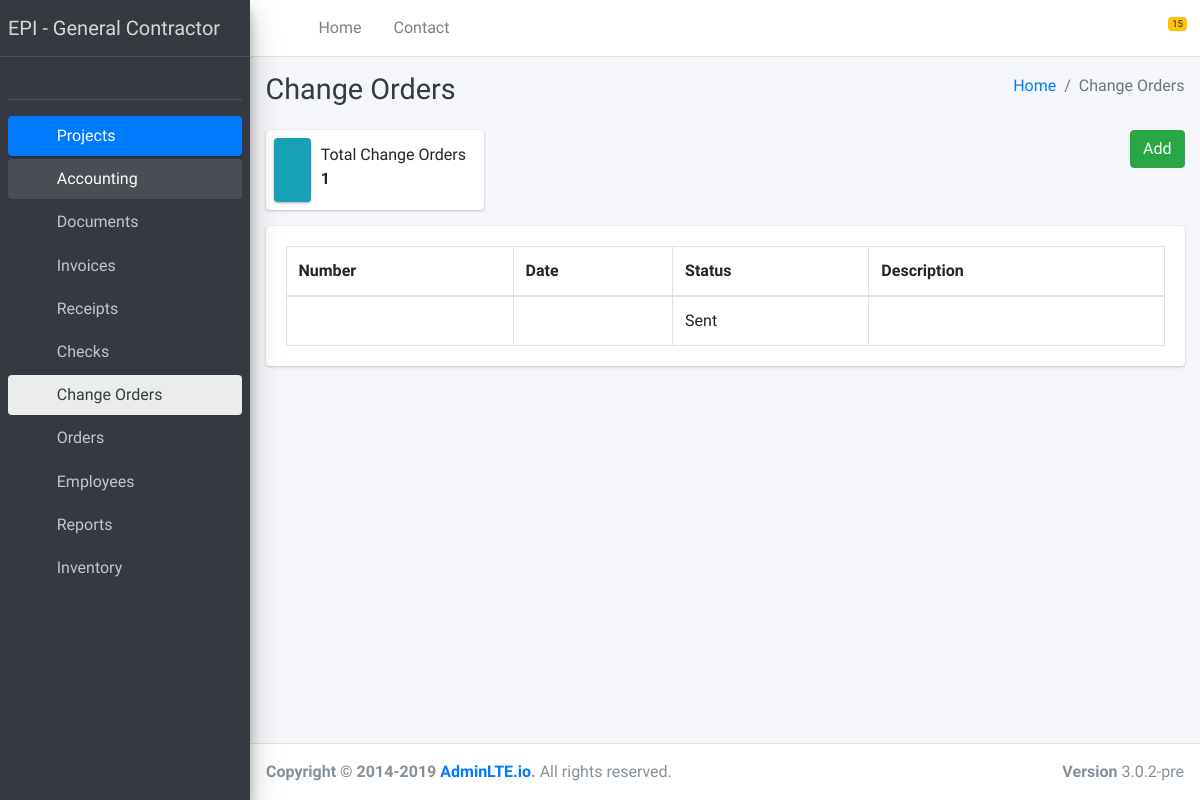
Page /change_orders/ on the earlier database version.
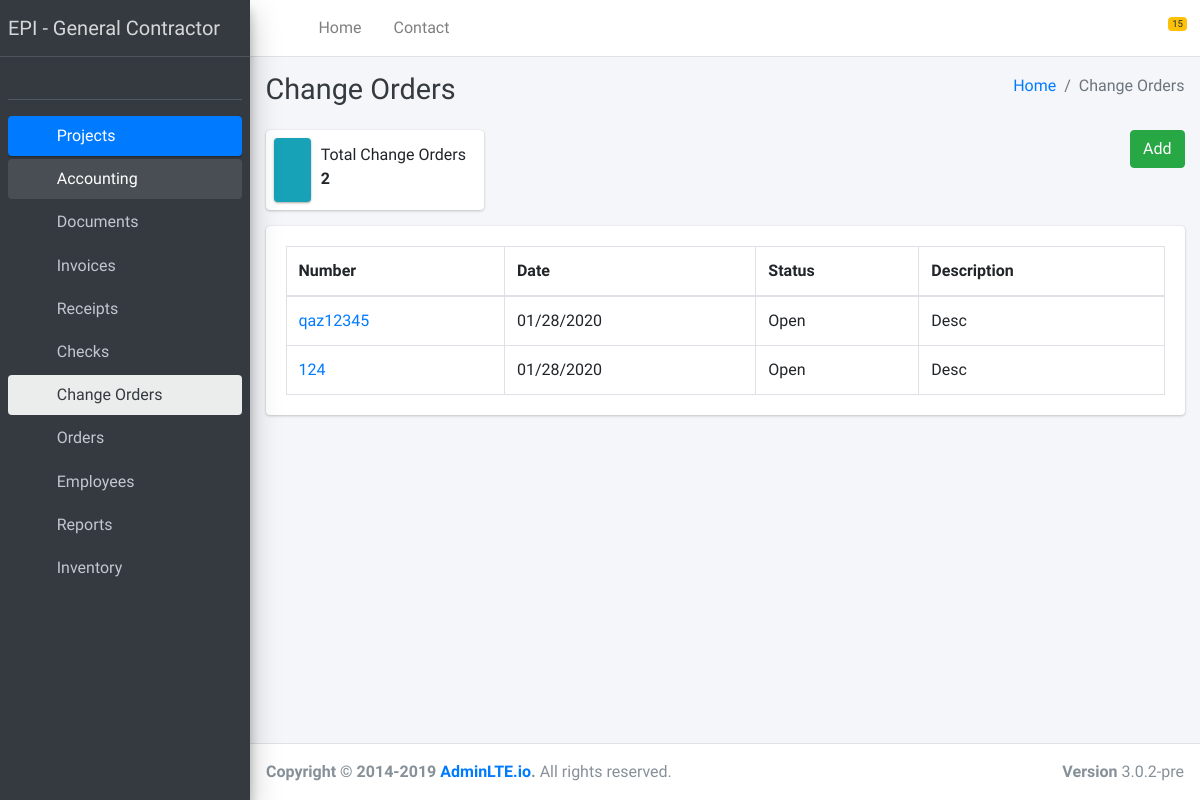
Same page on the later database version.
### change_orders/models.py (models this page shows, shortened)
class Change_order(models.Model):
    status_type = [
        ('Open', 'Open'),
        ('Sent', 'Sent'),
        ('Under Review', 'Under Review'),
        ('Approved', 'Approved'),
        ('Rejected', 'Rejected'),
        ('Canceled', 'Canceled'),
    ]
    status = models.CharField(max_length=255, choices=status_type, default='Open')
    project = models.ForeignKey(Project, models.SET_NULL, blank=True, null=True)
    document = models.ForeignKey(Document, models.SET_NULL, blank=True, null=True)
    invoice = models.ForeignKey(Invoice, models.SET_NULL, blank=True, null=True)
    created_at = models.DateTimeField(auto_now=True)
    updated_at = models.DateTimeField(auto_now_add=True)

### documents/models.py (models this page shows, shortened)
class Document(models.Model):
    number = models.CharField(max_length=255, blank=True)
    date = models.DateTimeField(blank=True)
    description = models.TextField(blank=True)
    amount = models.FloatField(blank=True, default=0)
    statuses = [
        ('Approved', 'Approved'),
        ('Cleared', 'Cleared '),
        ('Draft ', 'Draft '),
        ('In Process', 'In Process'),
        ('Paid ', 'Paid '),
        ('Pending Cancellation', 'Pending Cancellation'),
        ('Pending Review', 'Pending Review'),
        ('Rejected', 'Rejected'),
        ('Submitting ', 'Submitting '),
        ('Unpaid ', 'Unpaid '),
    ]
    status = models.CharField(max_length=255, choices=statuses, default='Pending Review')
    type = models.ForeignKey(Document_type, models.SET_NULL, blank=True, null=True)
    files = models.ManyToManyField(Files_storage)
    created_at = models.DateTimeField(auto_now=True)
    updated_at = models.DateTimeField(auto_now_add=True)

### change_orders/views.py (the view)
def index(request, template_name='change_orders/index.html'):
    list = Change_order.objects.filter()
    data = {
        'list': list
    }
    return render(request, template_name, data)

### templates/change_orders/index.html (shortened to what this page needs)
{% extends 'base.html' %}
{% load static %}
{% block content %}
  <div class="content-wrapper">
    <div class="content-header">
      <div class="container-fluid">
        <div class="row mb-2">
          <div class="col-sm-6">
            <h1 class="m-0 text-dark">Change Orders</h1>
          </div>
          <div class="col-sm-6">
            <ol class="breadcrumb float-sm-right">
              <li class="breadcrumb-item"><a href="#">Home</a></li>
              <li class="breadcrumb-item active">Change Orders</li>
            </ol>
          </div>
        </div>
      </div>
    </div>
    <section class="content">
      <div class="container-fluid">
        <div class="row">
          <div class="col-12 col-sm-6 col-md-3">
            <div class="info-box">
              <span class="info-box-icon bg-info elevation-1"><i class="far fa-money-bill-alt"></i></span>
              <div class="info-box-content">
                <span class="info-box-text">Total Change Orders</span>
                <span class="info-box-number">
                    {{ list.count }}
                </span>
              </div>
            </div>
          </div>
            <div class="col-12 col-sm-6 col-md-3 offset-md-6 text-right">
                <a href="{% url 'change_order_create' %}" class="btn btn-success">Add</a>
            </div>
        </div>
          <div class="row">
          <div class="col-12">
          <div class="card">
              <div class="card-body">
                <table id="inspection_table" class="table table-bordered table-condensed">
                  <thead>
                    <tr>
                        <th>Number</th>
                        <th>Date</th>
                        <th>Status</th>
                        <th>Description</th>
                    </tr>
                  </thead>
                  <tbody>
                    {% for item in list %}
                    <tr>
                        <td><a href="{% url 'change_order_read' item.id %}">{{ item.document.number }}</a></td>
                        <td>{{ item.document.date|date:'m/d/Y' }}</td>
                        <td>{{ item.status }}</td>
                        <td>{{ item.document.description|slice:100 }}</td>
                    </tr>
                  {% endfor %}
                  </tbody>
                </table>
              </div>
            </div>
          </div>
        </div>
      </div>
    </section>
  </div>
{% endblock content %}

Differences in the rows shown:
removed Change_order: status "Sent"
added Change_order: document.number "qaz12345", document "01/28/2020", status "Open", document.description "Desc"
added Change_order: document.number "124", document "01/28/2020", status "Open", document.description "Desc"
Other differences:
{{ list.count }}: "1" → "2"
